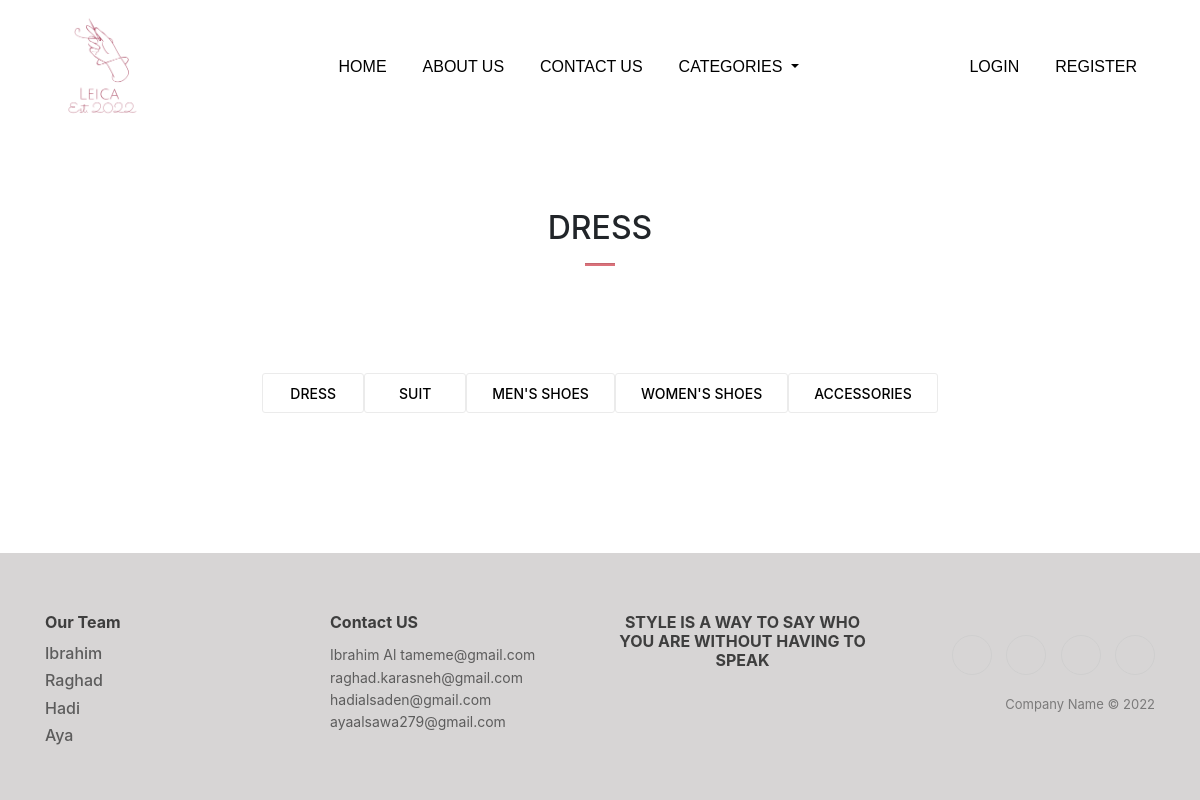
The page /ProductsPage/Dress.php on the database as committed earlier.
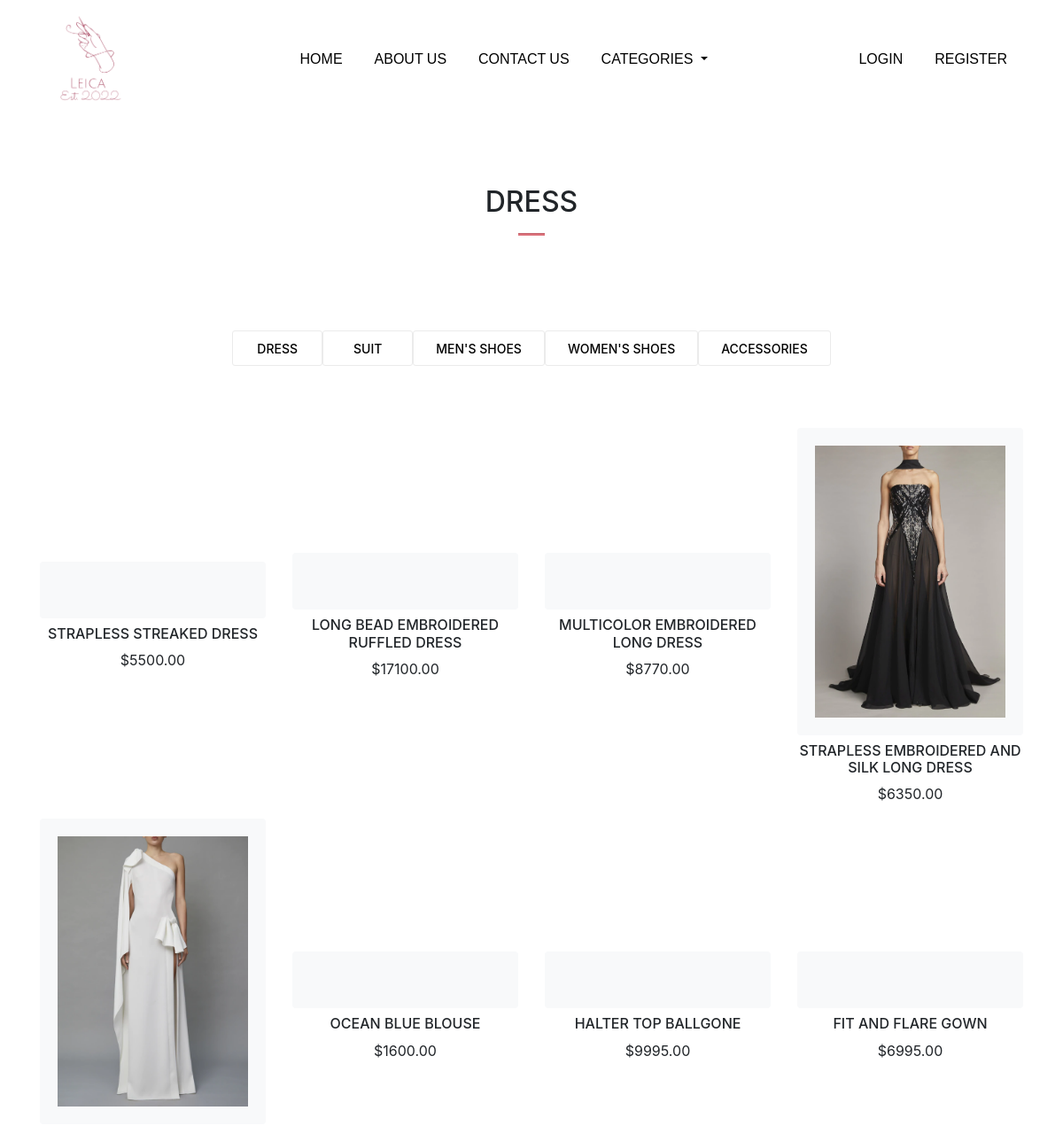
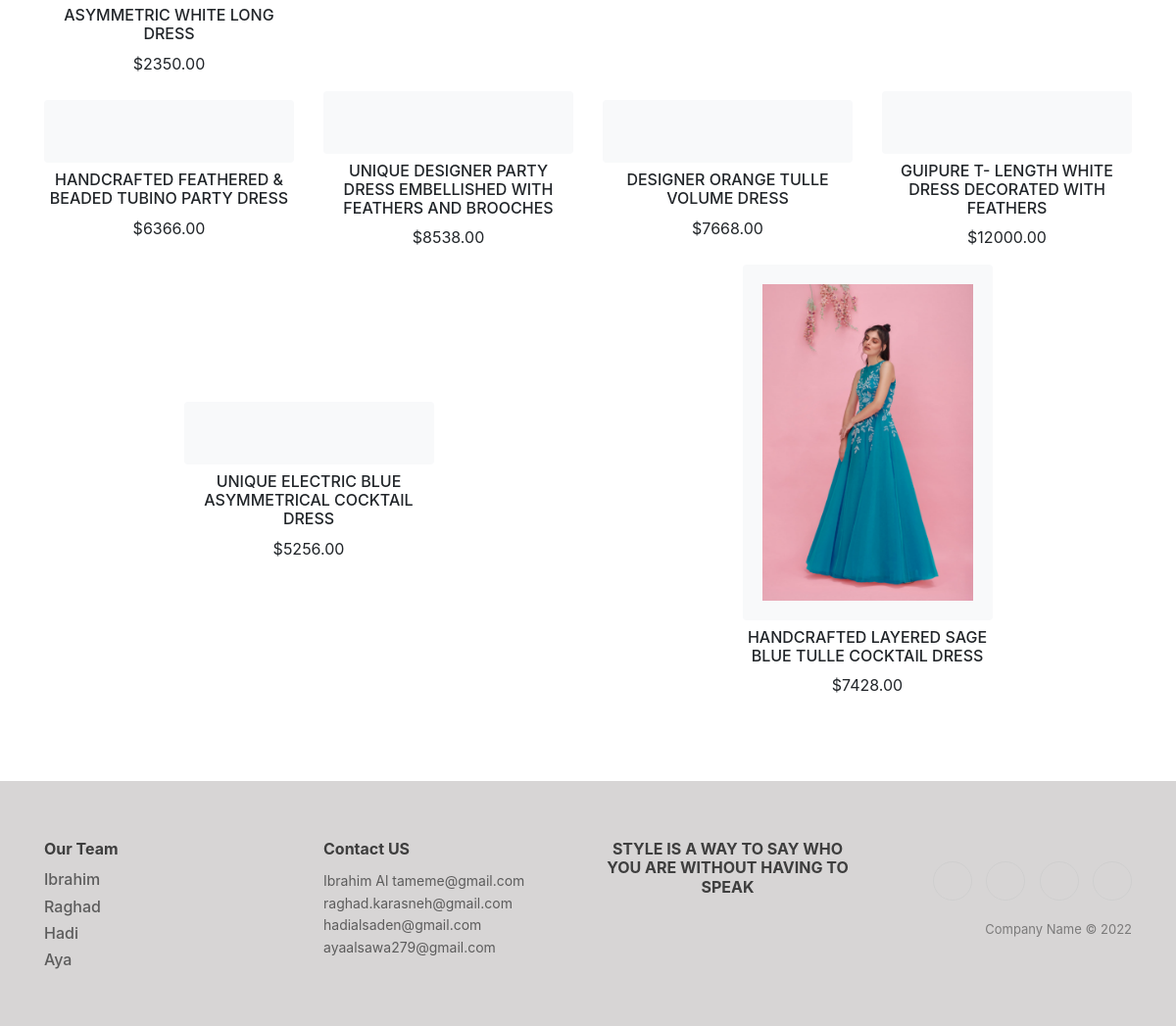
The same page on the database as committed later (2 pictures, top to bottom).
### tables this page shows
CREATE TABLE `products` (
  `product_id` int(11) NOT NULL,
  `product_image` varchar(255) NOT NULL,
  `product_name` varchar(255) NOT NULL,
  `product_category` varchar(255) NOT NULL,
  `product_price` float(110,2) NOT NULL,
  `product_quantity` int(100) NOT NULL,
  `product_color` varchar(255) NOT NULL,
  `product_size` enum('S','M','L','XL','39','40','41','42','43','') NOT NULL,
  `total_product_quantity` int(14) NOT NULL,
  `product_description` varchar(255) NOT NULL,
  `is_deleted` tinyint(4) NOT NULL,
  `created_at` timestamp NOT NULL DEFAULT current_timestamp(),
  `updated_at` timestamp NOT NULL DEFAULT current_timestamp()
);

### ProductsPage/Dress.php (the view, shortened to what the changed rows need)
<?php
include_once "../connection.php";
?>
<!DOCTYPE html>
<html lang="en">
<head>
    <link rel="stylesheet" href="../css/style.css">
    <link rel="stylesheet" href="./css/bootstrap.css">
    <link rel="stylesheet" href="https://cdnjs.cloudflare.com/ajax/libs/twitter-bootstrap/4.1.3/css/bootstrap.min.css">
    <link rel="stylesheet" href="https://cdnjs.cloudflare.com/ajax/libs/ionicons/2.0.1/css/ionicons.min.css">
    <link rel="stylesheet" href="./product.css">
    <link rel="stylesheet" href="../css/footer.css">
</head>
<body>
    <section class="new_arrivals">
        <div class="container">
            <div class="row">
                <div class="col text-center">
                    <div class="section_title new_arrivals_title">
                        <h2>
                            DRESS
                        </h2>
                    </div>
                </div>
            </div>
        </div>
    </section>
<section class="shop">
    <div class="container">
        <div class="row">
        <?php
$sql_query="SELECT * FROM products ;";
$result = $conn->query($sql_query);
$result_check4= mysqli_num_rows($result);
if($result_check4 > 0){
    while($row=mysqli_fetch_assoc($result)){
        $img=$row['product_image'];
        $productName=$row['product_name'];
        $price=$row['product_price'];
        $category=$row['product_category'];
        if($category ==='Dress'){
        ?>
            <div class="col-lg-3 text-center m-auto ">
                <div class="card border-0 bg-light mb-2">
                    <div class="card-body">
                        <a href="../singleProduct.php?id=<?php echo $row['product_id']?>"><img src="../<?php echo $img ?>" class="img-fluid " alt=""></a>
                    </div>
                </div>
                <h6><?php  echo $productName ?></h6>
                <p>$<?php echo $price ?></p>
            </div>
            <?php
            }
        }
    }
 ?>
        </div>
    </div>
</section>
</body>
</html>

Rows that differ between the two databases and show on the page:
now on this page (row edited): products: product_name "STRAPLESS STREAKED DRESS", product_price "5500.00"
added products: product_name "LONG BEAD EMBROIDERED RUFFLED DRESS", product_price "17100.00"
added products: product_name "MULTICOLOR EMBROIDERED LONG DRESS", product_price "8770.00"
added products: product_image (picture), product_name "STRAPLESS EMBROIDERED AND SILK LONG DRESS", product_price "6350.00"
added products: product_image (picture), product_name "ASYMMETRIC WHITE LONG DRESS", product_price "2350.00"
added products: product_name "OCEAN BLUE BLOUSE", product_price "1600.00"
added products: product_name "HALTER TOP BALLGONE", product_price "9995.00"
added products: product_name "FIT AND FLARE GOWN", product_price "6995.00"
added products: product_name "HANDCRAFTED FEATHERED & BEADED TUBINO PARTY DRESS", product_price "6366.00"
added products: product_name "UNIQUE DESIGNER PARTY DRESS EMBELLISHED WITH FEATHERS AND BROOCHES", product_price "8538.00"
added products: product_name "DESIGNER ORANGE TULLE VOLUME DRESS", product_price "7668.00"
added products: product_name "GUIPURE T- LENGTH WHITE DRESS DECORATED WITH FEATHERS", product_price "12000.00"
added products: product_name "UNIQUE ELECTRIC BLUE ASYMMETRICAL COCKTAIL DRESS", product_price "5256.00"
added products: product_image (picture), product_name "HANDCRAFTED LAYERED SAGE BLUE TULLE COCKTAIL DRESS", product_price "7428.00"
